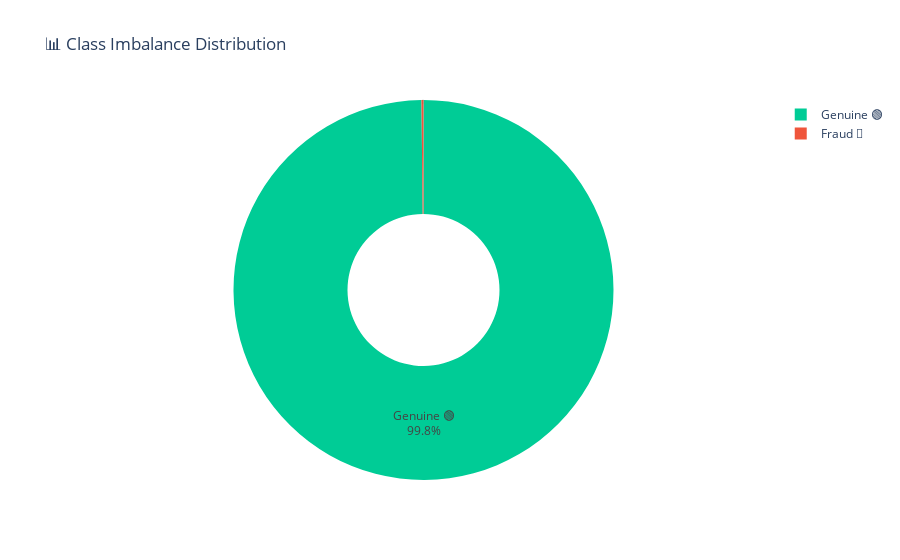

The code cell stored with this chart in its notebook:
### Markdown cell above
---
## 3️⃣ Interactive EDA 🔍

### Code cell
# ── 3.1 Interactive Class Distribution ────────────────────────

# Get class distribution
counts = df['Class'].value_counts().reset_index()
# Handle different pandas versions
if len(counts.columns) == 3:
    counts = counts.iloc[:, [1, 2]]  # Drop index column if present
counts.columns = ['Class', 'Count']
counts['Label'] = counts['Class'].map({0: 'Genuine 🟢', 1: 'Fraud 🔴'})

fig = px.pie(counts, values='Count', names='Label', 
             title='📊 Class Imbalance Distribution',
             color='Label',
             color_discrete_map={'Genuine 🟢': '#00CC96', 'Fraud 🔴': '#EF553B'},
             hole=0.4)
fig.update_traces(textposition='inside', textinfo='percent+label')
fig.show()

### Figure 1 — Plotly figure (JSON) as saved in the notebook; plotly's stock layout.template omitted (floating-point values rounded to 4 significant figures)
{"data": [{"customdata": [["Genuine 🟢"], ["Fraud 🔴"]], "domain": {"x": [0, 1], "y": [0, 1]}, "hole": 0.4, "hovertemplate": "Label=%{customdata[0]}<br>Count=%{value}<extra></extra>", "labels": ["Genuine 🟢", "Fraud 🔴"], "legendgroup": "", "marker": {"colors": ["#00CC96", "#EF553B"]}, "name": "", "showlegend": true, "textinfo": "percent+label", "textposition": "inside", "type": "pie", "values": [284315, 492]}], "layout": {"legend": {"tracegroupgap": 0}, "title": {"text": "📊 Class Imbalance Distribution"}}}
